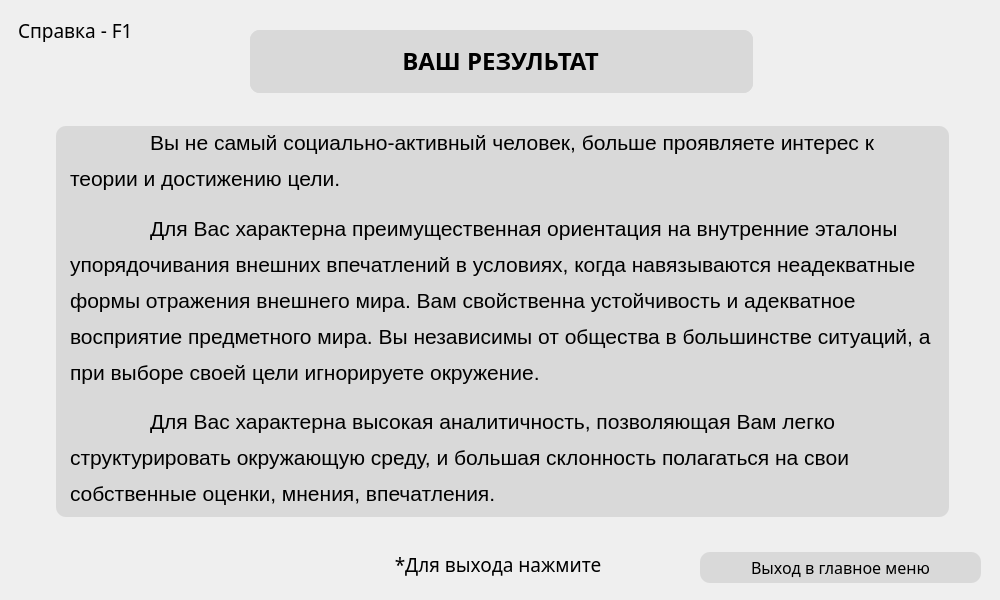
<?xml version="1.0" encoding="UTF-8"?>
<ui version="4.0">
 <class>ResultTorson</class>
 <widget class="QWidget" name="ResultTorson">
  <property name="geometry">
   <rect>
    <x>0</x>
    <y>0</y>
    <width>1000</width>
    <height>600</height>
   </rect>
  </property>
  <property name="windowTitle">
   <string>Form</string>
  </property>
  <property name="styleSheet">
   <string notr="true">QWidget#ResultTorson {
	background-image: url(&quot;:/pictures/back.png&quot;);
}</string>
  </property>
  <widget class="QLabel" name="esc">
   <property name="geometry">
    <rect>
     <x>346</x>
     <y>552</y>
     <width>309</width>
     <height>24</height>
    </rect>
   </property>
   <property name="font">
    <font>
     <family>Montserrat Medium</family>
     <pointsize>14</pointsize>
    </font>
   </property>
   <property name="text">
    <string>*Для выхода нажмите &lt;Esc&gt;</string>
   </property>
   <property name="alignment">
    <set>Qt::AlignCenter</set>
   </property>
   <property name="margin">
    <number>0</number>
   </property>
  </widget>
  <widget class="QLabel" name="info">
   <property name="geometry">
    <rect>
     <x>18</x>
     <y>18</y>
     <width>131</width>
     <height>24</height>
    </rect>
   </property>
   <property name="font">
    <font>
     <family>Montserrat Medium</family>
     <pointsize>14</pointsize>
    </font>
   </property>
   <property name="text">
    <string>Справка - F1</string>
   </property>
  </widget>
  <widget class="QWidget" name="Title" native="true">
   <property name="geometry">
    <rect>
     <x>250</x>
     <y>30</y>
     <width>503</width>
     <height>63</height>
    </rect>
   </property>
   <property name="font">
    <font>
     <family>Montserrat Medium</family>
     <pointsize>16</pointsize>
    </font>
   </property>
   <property name="styleSheet">
    <string notr="true">QWidget {
	border-radius: 10px;
	background-color:rgba(217, 217, 217, 1);
}</string>
   </property>
   <widget class="QTextEdit" name="YourResult">
    <property name="enabled">
     <bool>false</bool>
    </property>
    <property name="geometry">
     <rect>
      <x>0</x>
      <y>10</y>
      <width>501</width>
      <height>51</height>
     </rect>
    </property>
    <property name="font">
     <font>
      <family>Montserrat Medium</family>
      <pointsize>18</pointsize>
      <weight>75</weight>
      <bold>true</bold>
     </font>
    </property>
    <property name="styleSheet">
     <string notr="true">color: rgb(0, 0, 0);</string>
    </property>
    <property name="html">
     <string>&lt;!DOCTYPE HTML PUBLIC &quot;-//W3C//DTD HTML 4.0//EN&quot; &quot;http://www.w3.org/TR/REC-html40/strict.dtd&quot;&gt;
&lt;html&gt;&lt;head&gt;&lt;meta name=&quot;qrichtext&quot; content=&quot;1&quot; /&gt;&lt;style type=&quot;text/css&quot;&gt;
p, li { white-space: pre-wrap; }
&lt;/style&gt;&lt;/head&gt;&lt;body style=&quot; font-family:'Montserrat Medium'; font-size:18pt; font-weight:600; font-style:normal;&quot;&gt;
&lt;p align=&quot;center&quot; style=&quot; margin-top:0px; margin-bottom:0px; margin-left:0px; margin-right:0px; -qt-block-indent:0; text-indent:0px;&quot;&gt;ВАШ РЕЗУЛЬТАТ&lt;/p&gt;&lt;/body&gt;&lt;/html&gt;</string>
    </property>
   </widget>
   <widget class="QWidget" name="Title_2" native="true">
    <property name="geometry">
     <rect>
      <x>0</x>
      <y>0</y>
      <width>503</width>
      <height>63</height>
     </rect>
    </property>
    <property name="font">
     <font>
      <family>Montserrat Medium</family>
      <pointsize>16</pointsize>
     </font>
    </property>
    <property name="styleSheet">
     <string notr="true">QWidget {
	border-radius: 10px;
	background-color:rgba(217, 217, 217, 1);
}</string>
    </property>
    <widget class="QTextEdit" name="YourResult_2">
     <property name="enabled">
      <bool>false</bool>
     </property>
     <property name="geometry">
      <rect>
       <x>0</x>
       <y>10</y>
       <width>501</width>
       <height>51</height>
      </rect>
     </property>
     <property name="font">
      <font>
       <family>Montserrat Medium</family>
       <pointsize>18</pointsize>
       <weight>75</weight>
       <bold>true</bold>
      </font>
     </property>
     <property name="styleSheet">
      <string notr="true">color: rgb(0, 0, 0);</string>
     </property>
     <property name="html">
      <string>&lt;!DOCTYPE HTML PUBLIC &quot;-//W3C//DTD HTML 4.0//EN&quot; &quot;http://www.w3.org/TR/REC-html40/strict.dtd&quot;&gt;
&lt;html&gt;&lt;head&gt;&lt;meta name=&quot;qrichtext&quot; content=&quot;1&quot; /&gt;&lt;style type=&quot;text/css&quot;&gt;
p, li { white-space: pre-wrap; }
&lt;/style&gt;&lt;/head&gt;&lt;body style=&quot; font-family:'Montserrat Medium'; font-size:18pt; font-weight:600; font-style:normal;&quot;&gt;
&lt;p align=&quot;center&quot; style=&quot; margin-top:0px; margin-bottom:0px; margin-left:0px; margin-right:0px; -qt-block-indent:0; text-indent:0px;&quot;&gt;ВАШ РЕЗУЛЬТАТ&lt;/p&gt;&lt;/body&gt;&lt;/html&gt;</string>
     </property>
    </widget>
   </widget>
  </widget>
  <widget class="QPushButton" name="tothemain">
   <property name="geometry">
    <rect>
     <x>700</x>
     <y>552</y>
     <width>281</width>
     <height>31</height>
    </rect>
   </property>
   <property name="font">
    <font>
     <family>Montserrat Medium</family>
     <pointsize>12</pointsize>
    </font>
   </property>
   <property name="styleSheet">
    <string notr="true">QPushButton {
	border-radius: 10px;
	background-color: rgb(217, 217, 217);
}
QPushButton:hover {
        background-color: rgba(216, 249, 255);
}</string>
   </property>
   <property name="text">
    <string>Выход в главное меню</string>
   </property>
   <property name="shortcut">
    <string>Esc</string>
   </property>
  </widget>
  <widget class="QWidget" name="SectionResult" native="true">
   <property name="geometry">
    <rect>
     <x>56</x>
     <y>126</y>
     <width>893</width>
     <height>391</height>
    </rect>
   </property>
   <property name="styleSheet">
    <string notr="true">QWidget {
	border-radius: 10px;
	background-color:rgba(217, 217, 217, 1);
}</string>
   </property>
   <widget class="QTextEdit" name="textEdit">
    <property name="geometry">
     <rect>
      <x>10</x>
      <y>0</y>
      <width>871</width>
      <height>391</height>
     </rect>
    </property>
    <property name="verticalScrollBarPolicy">
     <enum>Qt::ScrollBarAlwaysOff</enum>
    </property>
    <property name="horizontalScrollBarPolicy">
     <enum>Qt::ScrollBarAlwaysOff</enum>
    </property>
    <property name="readOnly">
     <bool>true</bool>
    </property>
    <property name="html">
     <string>&lt;!DOCTYPE HTML PUBLIC &quot;-//W3C//DTD HTML 4.0//EN&quot; &quot;http://www.w3.org/TR/REC-html40/strict.dtd&quot;&gt;
&lt;html&gt;&lt;head&gt;&lt;meta name=&quot;qrichtext&quot; content=&quot;1&quot; /&gt;&lt;style type=&quot;text/css&quot;&gt;
p, li { white-space: pre-wrap; }
&lt;/style&gt;&lt;/head&gt;&lt;body style=&quot; font-family:'MS Shell Dlg 2'; font-size:8.25pt; font-weight:400; font-style:normal;&quot;&gt;
&lt;p style=&quot; margin-top:12px; margin-bottom:12px; margin-left:0px; margin-right:0px; -qt-block-indent:0; text-indent:0px; line-height:150%;&quot;&gt;&lt;span style=&quot; font-family:'Montserrat Medium'; font-size:16pt; color:#000000;&quot;&gt;	Вы не самый социально-активный человек, больше проявляете интерес к теории и достижению цели. &lt;/span&gt;&lt;/p&gt;
&lt;p style=&quot; margin-top:12px; margin-bottom:12px; margin-left:0px; margin-right:0px; -qt-block-indent:0; text-indent:0px; line-height:150%;&quot;&gt;&lt;span style=&quot; font-family:'Montserrat Medium'; font-size:16pt; color:#000000;&quot;&gt;	Для Вас характерна преимущественная ориентация на внутренние эталоны упорядочивания внешних впечатлений в условиях, когда навязываются неадекватные формы отражения внешнего мира. Вам свойственна устойчивость и адекватное восприятие предметного мира. Вы независимы от общества в большинстве ситуаций, а при выборе своей цели игнорируете окружение. &lt;/span&gt;&lt;/p&gt;
&lt;p style=&quot; margin-top:12px; margin-bottom:12px; margin-left:0px; margin-right:0px; -qt-block-indent:0; text-indent:0px; line-height:150%;&quot;&gt;&lt;span style=&quot; font-family:'Montserrat Medium'; font-size:16pt; color:#000000;&quot;&gt;	Для Вас характерна высокая аналитичность, позволяющая Вам легко структурировать окружающую среду, и большая склонность полагаться на свои собственные оценки, мнения, впечатления.&lt;/span&gt;&lt;/p&gt;&lt;/body&gt;&lt;/html&gt;</string>
    </property>
   </widget>
  </widget>
 </widget>
 <resources/>
 <connections/>
</ui>
